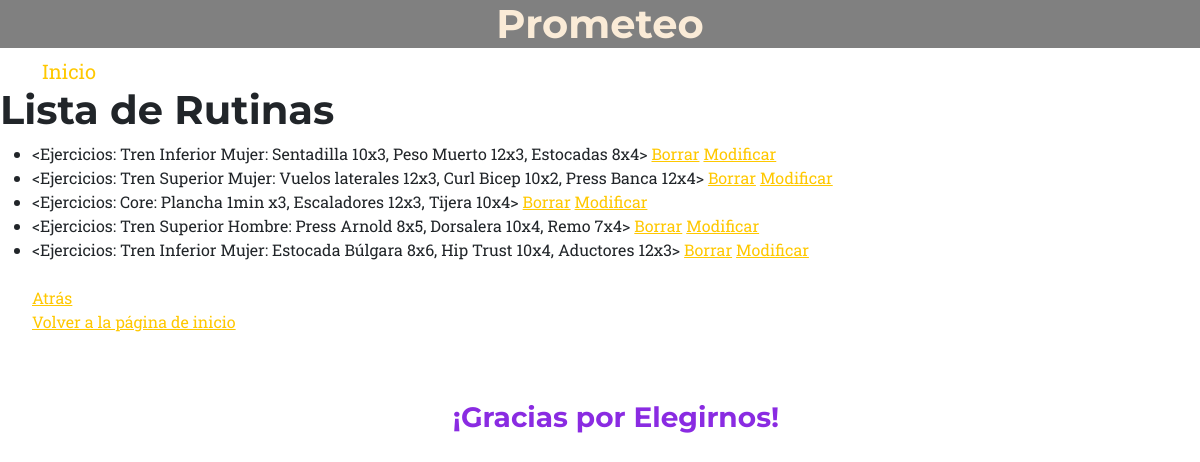
The page /rutinas/ on the database its author committed.
### About/models.py (models this page shows)
class rutina(models.Model):
    ejercicios = models.CharField(max_length = 80, default = "no hay rutina todavía")
    def __str__(self):
        return f"<Ejercicios: {self.ejercicios}>"

### About/views.py (the view)
# urls.py: path('rutinas/', ListaRutinas.as_view(), name= "Lista Rutinas"),
class ListaRutinas(View):
    template_name = "About/rutinas.html"
    def get(self, request): #mostrar lista de rutinas
        rutinas = rutina.objects.all()
        return render(request, self.template_name, {"rutinas": rutinas})

### About/templates/About/rutinas.html
{% extends "About/base.html" %}
{% load static %}
{% block contenido %}
    <h1> Lista de Rutinas </h1>
    <ul>
        {% for rutina in rutinas %}
        <li>{{rutina}}
            <a href="{% url 'Borrar' rutina.id  %}">Borrar</a>
            <a href="{% url 'Editar' rutina.id  %}">Modificar</a>
        </li>
    {% endfor %}
 <br>
 <a href="{% url 'CargarRutinas' %}">Atrás</a>
 <br>
 <a href="{% url 'inicio' %}">Volver a la página de inicio</a>
{% endblock %}

### rows shown on the page
rutina: ejercicios "<Ejercicios: Tren Inferior Mujer: Sentadilla 10x3, Peso Muerto 12x3, Estocadas 8x4>"
rutina: ejercicios "<Ejercicios: Tren Superior Mujer: Vuelos laterales 12x3, Curl Bicep 10x2, Press Banca 12x4>"
rutina: ejercicios "<Ejercicios: Core: Plancha 1min x3, Escaladores 12x3, Tijera 10x4>"
rutina: ejercicios "<Ejercicios: Tren Superior Hombre: Press Arnold 8x5, Dorsalera 10x4, Remo 7x4>"
rutina: ejercicios "<Ejercicios: Tren Inferior Mujer: Estocada Búlgara 8x6, Hip Trust 10x4, Aductores 12x3>"
